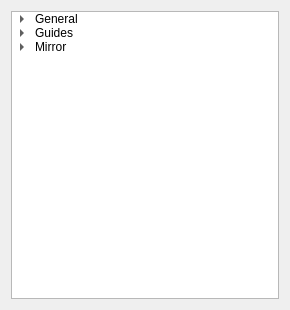
<?xml version="1.0" encoding="UTF-8"?>
<ui version="4.0">
 <class>ui::dockpanels::DisplayProperties</class>
 <widget class="QWidget" name="ui::dockpanels::DisplayProperties">
  <property name="geometry">
   <rect>
    <x>0</x>
    <y>0</y>
    <width>290</width>
    <height>310</height>
   </rect>
  </property>
  <property name="windowTitle">
   <string>Form</string>
  </property>
  <layout class="QVBoxLayout" name="verticalLayout">
   <item>
    <widget class="QTreeWidget" name="Settings">
     <attribute name="headerVisible">
      <bool>false</bool>
     </attribute>
     <column>
      <property name="text">
       <string>Settings</string>
      </property>
     </column>
     <item>
      <property name="text">
       <string>General</string>
      </property>
      <property name="flags">
       <set>ItemIsSelectable|ItemIsDragEnabled|ItemIsDropEnabled|ItemIsEnabled</set>
      </property>
      <item>
       <property name="text">
        <string>Bones</string>
       </property>
       <property name="checkState">
        <enum>Unchecked</enum>
       </property>
      </item>
      <item>
       <property name="text">
        <string>Attachments</string>
       </property>
       <property name="checkState">
        <enum>Unchecked</enum>
       </property>
      </item>
      <item>
       <property name="text">
        <string>Eye Position</string>
       </property>
       <property name="checkState">
        <enum>Unchecked</enum>
       </property>
      </item>
      <item>
       <property name="text">
        <string>Normals</string>
       </property>
       <property name="checkState">
        <enum>Unchecked</enum>
       </property>
      </item>
      <item>
       <property name="text">
        <string>Backface Culling</string>
       </property>
       <property name="checkState">
        <enum>Unchecked</enum>
       </property>
      </item>
      <item>
       <property name="text">
        <string>Wireframe Overlay</string>
       </property>
       <property name="checkState">
        <enum>Unchecked</enum>
       </property>
      </item>
     </item>
     <item>
      <property name="text">
       <string>Guides</string>
      </property>
      <property name="flags">
       <set>ItemIsSelectable|ItemIsDragEnabled|ItemIsDropEnabled|ItemIsEnabled</set>
      </property>
      <item>
       <property name="text">
        <string>Axes</string>
       </property>
       <property name="checkState">
        <enum>Unchecked</enum>
       </property>
      </item>
      <item>
       <property name="text">
        <string>Crosshair</string>
       </property>
       <property name="checkState">
        <enum>Unchecked</enum>
       </property>
      </item>
      <item>
       <property name="text">
        <string>Aspect Ratio Corrected Window Edges</string>
       </property>
       <property name="checkState">
        <enum>Unchecked</enum>
       </property>
      </item>
      <item>
       <property name="text">
        <string>Center Line</string>
       </property>
       <property name="checkState">
        <enum>Unchecked</enum>
       </property>
      </item>
      <item>
       <property name="text">
        <string>Player Hitbox</string>
       </property>
       <property name="checkState">
        <enum>Unchecked</enum>
       </property>
      </item>
     </item>
     <item>
      <property name="text">
       <string>Mirror</string>
      </property>
      <property name="flags">
       <set>ItemIsSelectable|ItemIsDragEnabled|ItemIsDropEnabled|ItemIsEnabled</set>
      </property>
      <item>
       <property name="text">
        <string>X Axis</string>
       </property>
       <property name="checkState">
        <enum>Unchecked</enum>
       </property>
      </item>
      <item>
       <property name="text">
        <string>Y Axis</string>
       </property>
       <property name="checkState">
        <enum>Unchecked</enum>
       </property>
      </item>
      <item>
       <property name="text">
        <string>Z Axis</string>
       </property>
       <property name="checkState">
        <enum>Unchecked</enum>
       </property>
      </item>
     </item>
    </widget>
   </item>
  </layout>
 </widget>
 <resources/>
 <connections/>
</ui>
